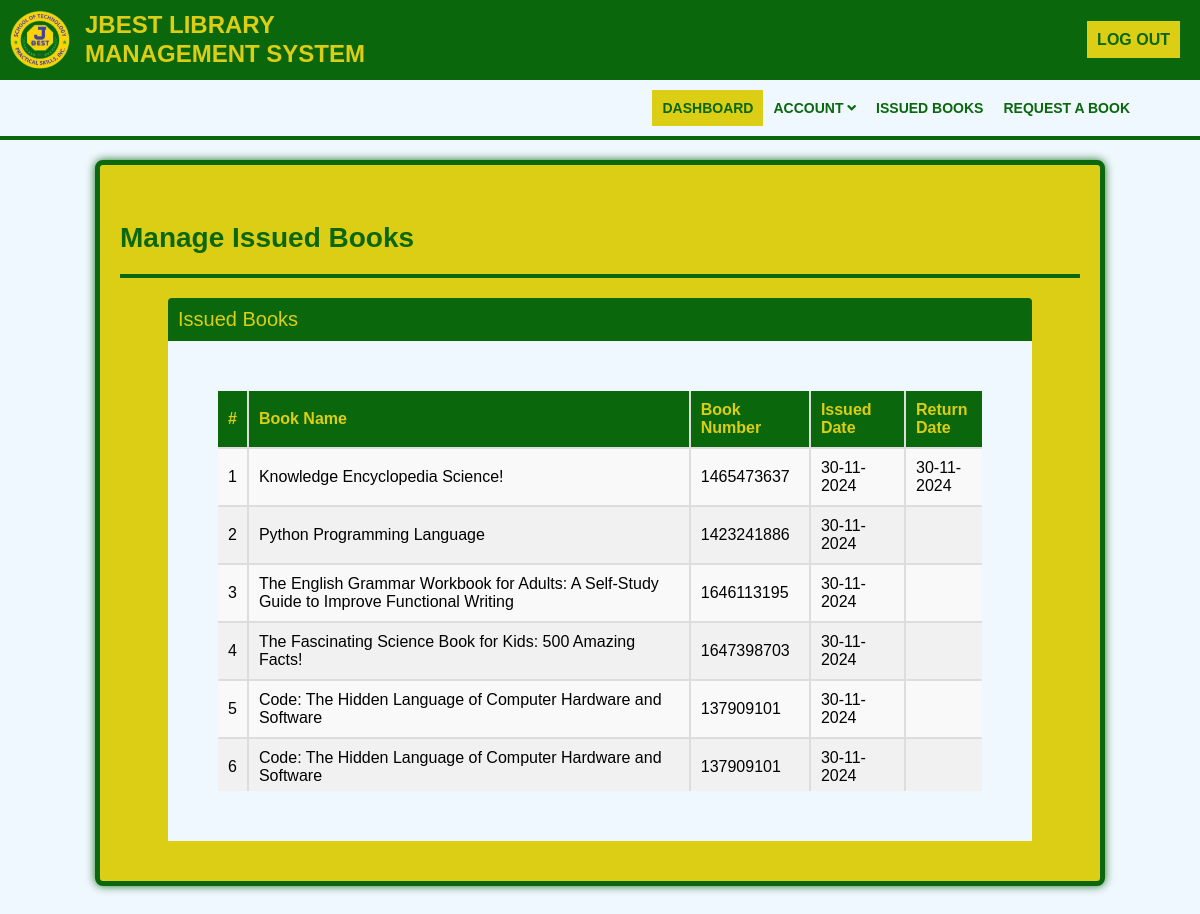
Screenshot of /faculty/faculty-issued_books.php (signed in) with the database file from the repository.
### tables this page shows
CREATE TABLE `tblissuedbookdetails` (
  `id` int(11) NOT NULL,
  `BookID` int(11) DEFAULT NULL,
  `StudentID` varchar(100) NOT NULL,
  `FacultyID` varchar(100) NOT NULL,
  `IssueDate` timestamp NOT NULL DEFAULT current_timestamp(),
  `ReturnDate` timestamp NULL DEFAULT NULL ON UPDATE current_timestamp(),
  `ReturnStatus` int(1) NOT NULL DEFAULT 0,
  `studorfac` int(1) NOT NULL DEFAULT 1
);

CREATE TABLE `tblbooks` (
  `id` int(11) NOT NULL,
  `BookName` varchar(250) DEFAULT NULL,
  `Copies` int(11) DEFAULT NULL,
  `IssuedCopies` int(1) NOT NULL DEFAULT 0,
  `BookNumber` int(100) NOT NULL,
  `CatId` int(11) DEFAULT NULL,
  `AuthorId` int(11) DEFAULT NULL,
  `datepublished` date DEFAULT NULL,
  `RegDate` timestamp NULL DEFAULT current_timestamp(),
  `UpdationDate` timestamp NULL DEFAULT NULL ON UPDATE current_timestamp(),
  `archive` int(1) NOT NULL DEFAULT 1
);

### faculty/faculty-issued_books.php (the view, shortened to what this page needs)
<?php
include('includes/config.php');
$fac_id2 = isset($_SESSION['faculty_id2']) ? $_SESSION['faculty_id2'] : '';
$query = "
    SELECT ibd.*, b.BookName, b.BookNumber, ibd.IssueDate, ibd.ReturnDate, ibd.ReturnStatus
    FROM tblissuedbookdetails ibd
    JOIN tblbooks b ON ibd.BookID = b.BookNumber
    WHERE ibd.FacultyID = '$fac_id2'";
$result = mysqli_query($conn, $query);
?>
<!DOCTYPE html>
<html lang="en">
<head>
    <link rel="stylesheet" href="assets/css/faculty.css">
    <link href="https://cdnjs.cloudflare.com/ajax/libs/font-awesome/5.15.4/css/all.min.css" rel="stylesheet">
</head>
<body>
    <?php include('includes/header.php'); ?>
    <div class="content-wrapper">
        <div class="container">
            <div class="row pad-botm">
                <div class="col-md-12">
                    <h4 class="header-line">Manage Issued Books</h4>
                </div>
            </div>
            <div class="row">
                <div class="col-md-12">
                    <div class="panel panel-default">
                        <div class="panel-heading">
                            Issued Books
                        </div>
                        <div class="panel-body">
                            <div class="table-responsive">
                                <table class="table table-striped table-bordered table-hover" id="dataTables-example">
                                    <thead>
                                        <tr>
                                            <th onclick="sortTable(0, 'asc')">#</th>
                                            <th onclick="sortTable(1, 'asc')">Book Name</th>
                                            <th onclick="sortTable(2, 'asc')">Book Number</th>
                                            <th onclick="sortTable(3, 'asc')">Issued Date</th>
                                            <th onclick="sortTable(4, 'asc')">Return Date</th>
                                        </tr>
                                    </thead>
                                    <tbody>
                                        <?php
                                        if (mysqli_num_rows($result) > 0) {
                                            $counter = 1;
                                            while ($row = mysqli_fetch_assoc($result)) {
                                                $issuedDate = date("d-m-Y", strtotime($row['IssueDate']));
                                                $returnDate = !empty($row['ReturnDate']) ? date("d-m-Y", strtotime($row['ReturnDate'])) : '';
                                                echo "<tr class='odd gradeX'>";
                                                echo "<td class='center'>$counter</td>";
                                                echo "<td class='center'>" . htmlspecialchars($row['BookName']) . "</td>";
                                                echo "<td class='center'>" . htmlspecialchars($row['BookNumber']) . "</td>";
                                                echo "<td class='center'>$issuedDate</td>";
                                                echo "<td class='center'>$returnDate</td>";
                                                echo "</tr>";
                                                $counter++;
                                            }
                                        } else {
                                            echo "<tr><td colspan='6' class='center'>No issued books found.</td></tr>";
                                        }
                                        ?>
                                    </tbody>
                                </table>
                            </div>
                        </div>
                    </div>
                </div>
            </div>
        </div>
    </div>
</body>
</html>

### faculty/assets/css/faculty.css (style rules this page uses)
body { margin: 0; font-family: Arial, sans-serif; background-color: aliceblue; }
.content-wrapper { padding: 20px; background-color: #dbce15; border-radius: 8px; border: 5px solid #0a670c; box-shadow: 0 0 10px rgba(10, 103, 12, 0.9); margin: 20px auto; max-width: 80%; }
.header-line { font-size: 28px; color: #0A670C; font-weight: bold; margin-bottom: 20px; border-bottom: 4px solid #0a670c; padding-bottom: 10px; }
.pad-botm { margin-bottom: 20px; }
.header-line { font-size: 28px; color: #0A670C; font-weight: bold; margin-bottom: 20px; border-bottom: 4px solid #0a670c; padding-bottom: 20px; }
.panel-heading { background-color: #0A670C; color: #dbce15; padding: 10px; font-size: 20px; border-radius: 4px 4px 0 0; align-items: center; margin-left: 5%; margin-right: 5%; }
.panel-body { padding: 50px; background-color: aliceblue; padding: 50px; margin-left: 5%; margin-right: 5%; margin-bottom: 20px; }

### faculty/faculty-issued_books.php (style rules this page uses)
.table-responsive { max-height: 400px; overflow-y: auto; }
table { width: 120%; border-collapse: collapse; margin-bottom: 20px; font-family: Arial, sans-serif; background-color: white; }
table thead th { background-color: #0a670c; color: #dbce15; padding: 10px; text-align: left; font-weight: bold; border-bottom: 2px solid #ddd; border-right: 2px solid #ddd; cursor: pointer; }
table tbody td { padding: 10px; border-bottom: 2px solid #ddd; border-right: 2px solid #ddd; }
table tbody tr:nth-child(odd) { background-color: #f9f9f9; }
table tbody tr:nth-child(even) { background-color: #f1f1f1; }

### rows the page displays
tblissuedbookdetails: tblbooks.BookName "Knowledge Encyclopedia Science!", tblbooks.BookNumber "1465473637", IssueDate "30-11-2024", ReturnDate "30-11-2024"
tblissuedbookdetails: tblbooks.BookName "Python Programming Language", tblbooks.BookNumber "1423241886", IssueDate "30-11-2024"
tblissuedbookdetails: tblbooks.BookName "The English Grammar Workbook for Adults: A Self-Study Guide to Improve Functional Writing", tblbooks.BookNumber "1646113195", IssueDate "30-11-2024"
tblissuedbookdetails: tblbooks.BookName "The Fascinating Science Book for Kids: 500 Amazing Facts!", tblbooks.BookNumber "1647398703", IssueDate "30-11-2024"
tblissuedbookdetails: tblbooks.BookName "Code: The Hidden Language of Computer Hardware and Software", tblbooks.BookNumber "137909101", IssueDate "30-11-2024"
tblissuedbookdetails: tblbooks.BookName "Code: The Hidden Language of Computer Hardware and Software", tblbooks.BookNumber "137909101", IssueDate "30-11-2024"
